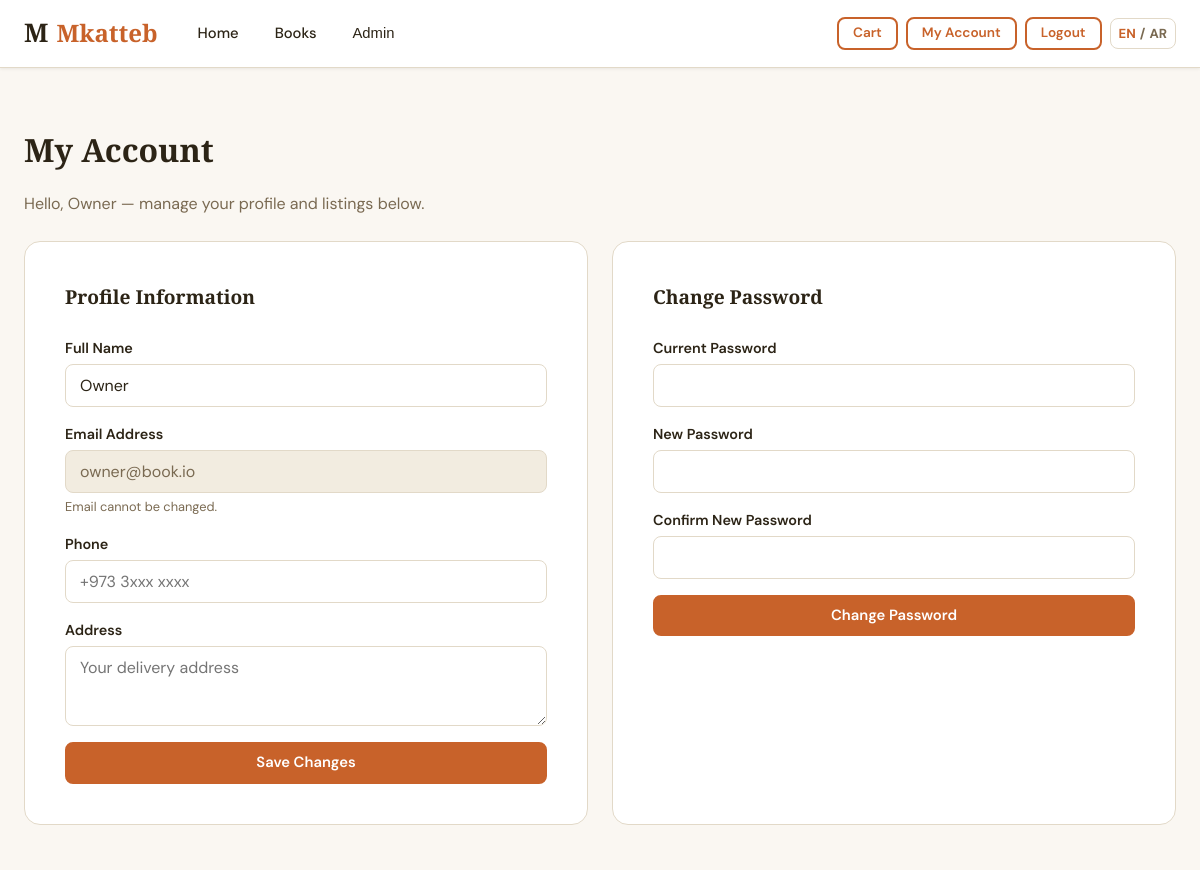
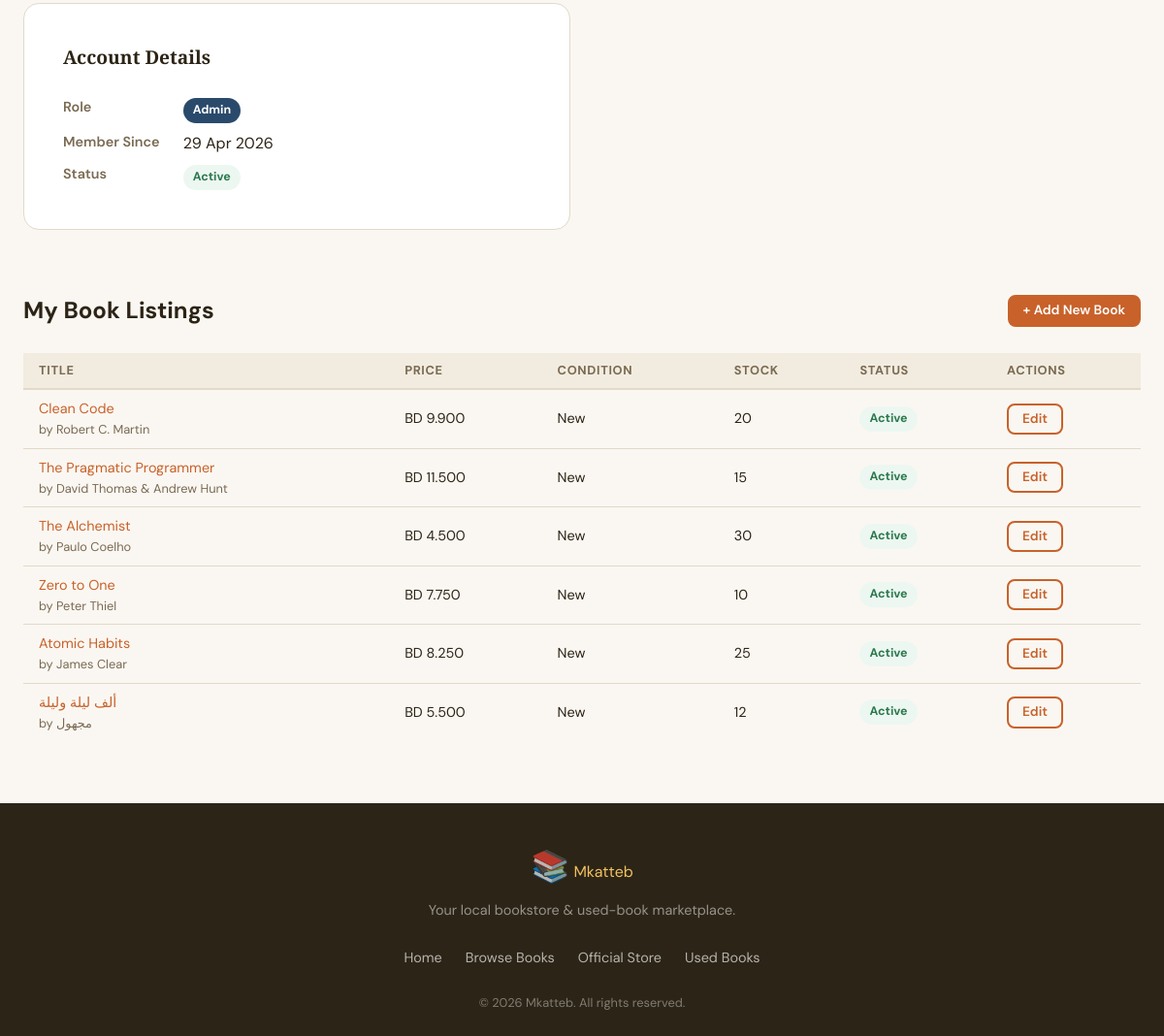
The app's page /account.php (signed in) with its own data (2 pictures, top to bottom).
### tables this page shows
CREATE TABLE IF NOT EXISTS users (
    id          INT UNSIGNED AUTO_INCREMENT PRIMARY KEY,
    name        VARCHAR(120)    NOT NULL,
    email       VARCHAR(180)    NOT NULL UNIQUE,
    password    VARCHAR(255)    NOT NULL,
    role        ENUM('user','admin') NOT NULL DEFAULT 'user',
    avatar      VARCHAR(255)    NULL,
    phone       VARCHAR(30)     NULL,
    address     TEXT            NULL,
    is_blocked  TINYINT(1)      NOT NULL DEFAULT 0,
    created_at  DATETIME        NOT NULL DEFAULT CURRENT_TIMESTAMP,
    updated_at  DATETIME        NOT NULL DEFAULT CURRENT_TIMESTAMP ON UPDATE CURRENT_TIMESTAMP
);

CREATE TABLE IF NOT EXISTS books (
    id              INT UNSIGNED AUTO_INCREMENT PRIMARY KEY,
    seller_id       INT UNSIGNED    NOT NULL COMMENT 'User who listed the book',
    category_id     INT UNSIGNED    NULL,
    title           VARCHAR(255)    NOT NULL,
    author          VARCHAR(255)    NOT NULL,
    description     TEXT            NULL,
    price           DECIMAL(10,3)   NOT NULL,
    stock           INT UNSIGNED    NOT NULL DEFAULT 1,
    condition_type  ENUM('new','like_new','used','damaged') NOT NULL DEFAULT 'new',
    book_type       ENUM('official','used') NOT NULL DEFAULT 'used'
                    COMMENT 'official = admin listed, used = user listed',
    cover_image     VARCHAR(255)    NULL,
    is_active       TINYINT(1)      NOT NULL DEFAULT 1,
    views           INT UNSIGNED    NOT NULL DEFAULT 0,
    created_at      DATETIME        NOT NULL DEFAULT CURRENT_TIMESTAMP,
    updated_at      DATETIME        NOT NULL DEFAULT CURRENT_TIMESTAMP ON UPDATE CURRENT_TIMESTAMP,
    CONSTRAINT fk_books_seller   FOREIGN KEY (seller_id)   REFERENCES users(id)       ON DELETE CASCADE,
    CONSTRAINT fk_books_category FOREIGN KEY (category_id) REFERENCES categories(id)  ON DELETE SET NULL
);

### includes/auth.php (called while the page is built, shortened)
<?php
require_once __DIR__ . '/functions.php';
function isLoggedIn(): bool {
    return isset($_SESSION['user_id']);
}
function currentUser(): ?array {
    static $user = null;
    if ($user === null) {
        $stmt = db()->prepare('SELECT * FROM users WHERE id = ?');
        $stmt->execute([$_SESSION['user_id']]);
        $user = $stmt->fetch() ?: null;
    }
    return $user;
}

### includes/db.php (called while the page is built, shortened)
<?php
function db(): PDO {
    static $pdo = null;
    if ($pdo === null) {
        $dsn = sprintf(
            'mysql:host=%s;dbname=%s;charset=%s',
            DB_HOST, DB_NAME, DB_CHARSET
        );
        $options = [
            PDO::ATTR_ERRMODE            => PDO::ERRMODE_EXCEPTION,
            PDO::ATTR_DEFAULT_FETCH_MODE => PDO::FETCH_ASSOC,
            PDO::ATTR_EMULATE_PREPARES   => false,
        ];
        try {
            $pdo = new PDO($dsn, DB_USER, DB_PASS, $options);
        } catch (PDOException $e) {
            die('<div style="font-family:monospace;color:red;padding:20px;">
                <strong>Database connection failed.</strong><br>
                Make sure XAMPP MySQL is running and the database exists.<br>
                Error: ' . htmlspecialchars($e->getMessage()) . '
            </div>');
        }
    }
    return $pdo;
}

### includes/functions.php (called while the page is built, shortened)
<?php
require_once __DIR__ . '/db.php';
function url(string $path = ''): string {
    $path = trim($path);
    $path = str_replace('\\', '/', $path);
    $base = rtrim(BASE_URL, '/');
    if ($path === '/public') {
        $path = '';
    } elseif (strpos($path, '/public/') === 0) {
        $path = substr($path, strlen('/public/'));
    } else {
        $path = ltrim($path, '/');
    }
    return $base . ($path !== '' ? '/' . $path : '');
}
function e(string $str): string {
    return htmlspecialchars($str, ENT_QUOTES | ENT_HTML5, 'UTF-8');
}
function conditionLabel(string $condition): string {
    return match($condition) {
        'new'      => 'New',
        'like_new' => 'Like New',
        'used'     => 'Used',
        'damaged'  => 'Damaged',
        default    => ucfirst($condition),
    };
}
function formatPrice(float $price): string {
    return 'BD ' . number_format($price, 3);
}
function getUserBooks(int $userId): array {
    $stmt = db()->prepare(
        "SELECT b.*, c.name AS category_name
         FROM books b
         LEFT JOIN categories c ON b.category_id = c.id
         WHERE b.seller_id = ?
         ORDER BY b.created_at DESC"
    );
    $stmt->execute([$userId]);
    return $stmt->fetchAll();
}

### public/account.php (the view, shortened to what this page needs)
<?php
require_once __DIR__ . '/../includes/auth.php';
require_once __DIR__ . '/../includes/functions.php';
$user      = currentUser();
$userBooks = getUserBooks($user['id']);
$user = currentUser();
include __DIR__ . '/../includes/header.php';
?>
<div class="container account-page">
    <div class="page-header">
        <h1>My Account</h1>
        <p class="page-sub">Hello, <?= e($user['name']) ?> &mdash; manage your profile and listings below.</p>
    </div>
    <div class="account-grid">
        <section class="card">
            <h2 class="card__title">Profile Information</h2>
            <form method="post" action="<?= e(url('account.php')) ?>" class="auth-form">
                <div class="form-group">
                    <label class="form-label">Full Name</label>
                    <input type="text" name="name" class="form-input"
                           value="<?= e($user['name']) ?>" required minlength="2">
                </div>
                <div class="form-group">
                    <label class="form-label">Email Address</label>
                    <input type="email" class="form-input" value="<?= e($user['email']) ?>" disabled>
                    <span class="form-hint">Email cannot be changed.</span>
                </div>
                <div class="form-group">
                    <label class="form-label">Phone</label>
                    <input type="tel" name="phone" class="form-input"
                           value="<?= e($user['phone'] ?? '') ?>" placeholder="+973 3xxx xxxx">
                </div>
                <div class="form-group">
                    <label class="form-label">Address</label>
                    <textarea name="address" class="form-input" rows="2"
                              placeholder="Your delivery address"><?= e($user['address'] ?? '') ?></textarea>
                </div>
                <button type="submit" class="btn btn--primary">Save Changes</button>
            </form>
        </section>
        <section class="card">
            <h2 class="card__title">Change Password</h2>
            <form method="post" action="<?= e(url('account.php')) ?>" class="auth-form">
                <div class="form-group">
                    <label class="form-label">Current Password</label>
                    <input type="password" name="current_password" class="form-input" required autocomplete="current-password">
                </div>
                <div class="form-group">
                    <label class="form-label">New Password</label>
                    <input type="password" name="new_password" class="form-input" required minlength="6" autocomplete="new-password">
                </div>
                <div class="form-group">
                    <label class="form-label">Confirm New Password</label>
                    <input type="password" name="confirm_password" class="form-input" required autocomplete="new-password">
                </div>
                <button type="submit" class="btn btn--primary">Change Password</button>
            </form>
        </section>
        <section class="card account-meta">
            <h2 class="card__title">Account Details</h2>
            <dl class="detail-list">
                <dt>Role</dt>
                <dd><span class="badge-role badge-role--<?= e($user['role']) ?>"><?= e(ucfirst($user['role'])) ?></span></dd>
                <dt>Member Since</dt>
                <dd><?= date('d M Y', strtotime($user['created_at'])) ?></dd>
                <dt>Status</dt>
                <dd><?= $user['is_blocked'] ? '<span class="status status--blocked">Blocked</span>' : '<span class="status status--active">Active</span>' ?></dd>
            </dl>
        </section>
    </div>
    <section class="my-listings">
        <div class="section-header">
            <h2>My Book Listings</h2>
            <a href="<?= e(url('add-book.php')) ?>" class="btn btn--primary btn--sm">+ Add New Book</a>
        </div>
        <?php if (empty($userBooks)): ?>
        <div class="empty-state">
            <span class="empty-state__icon">📦</span>
            <p>You haven't listed any books yet.</p>
            <a href="<?= e(url('add-book.php')) ?>" class="btn btn--primary">List Your First Book</a>
        </div>
        <?php else: ?>
        <div class="books-table-wrap">
            <table class="books-table">
                <thead>
                    <tr>
                        <th>Title</th>
                        <th>Price</th>
                        <th>Condition</th>
                        <th>Stock</th>
                        <th>Status</th>
                        <th>Actions</th>
                    </tr>
                </thead>
                <tbody>
                    <?php foreach ($userBooks as $book): ?>
                    <tr>
                        <td>
                            <a href="<?= e(url('book.php?id=' . (int)$book['id'])) ?>"><?= e($book['title']) ?></a>
                            <small class="text-muted">by <?= e($book['author']) ?></small>
                        </td>
                        <td><?= formatPrice((float)$book['price']) ?></td>
                        <td><?= conditionLabel($book['condition_type']) ?></td>
                        <td><?= (int)$book['stock'] ?></td>
                        <td>
                            <?php if ($book['is_active']): ?>
                                <span class="status status--active">Active</span>
                            <?php else: ?>
                                <span class="status status--blocked">Hidden</span>
                            <?php endif; ?>
                        </td>
                        <td class="actions">
                            <a href="<?= e(url('add-book.php?edit=' . (int)$book['id'])) ?>" class="btn btn--sm btn--outline">Edit</a>
                        </td>
                    </tr>
                    <?php endforeach; ?>
                </tbody>
            </table>
        </div>
        <?php endif; ?>
    </section>
</div>
<?php include __DIR__ . '/../includes/footer.php'; ?>

### records on screen
users: name "Owner", email "owner@book.io", role "Admin", created_at "29 Apr 2026"
books: title "Clean Code", author "Robert C. Martin", price "BD 9.900", condition_type "New", stock "20", is_active "Active"
books: title "The Pragmatic Programmer", author "David Thomas & Andrew Hunt", price "BD 11.500", condition_type "New", stock "15", is_active "Active"
books: title "The Alchemist", author "Paulo Coelho", price "BD 4.500", condition_type "New", stock "30", is_active "Active"
books: title "Zero to One", author "Peter Thiel", price "BD 7.750", condition_type "New", stock "10", is_active "Active"
books: title "Atomic Habits", author "James Clear", price "BD 8.250", condition_type "New", stock "25", is_active "Active"
books: title "ألف ليلة وليلة", author "مجهول", price "BD 5.500", condition_type "New", stock "12", is_active "Active"

### other values on screen
$siteName "Mkatteb"
t($link['label_key']) "Home"
t($link['label_key']) "Books"
t('admin') "Admin"
t('cart') "Cart"
t('my_account') "My Account"
t('logout') "Logout"
